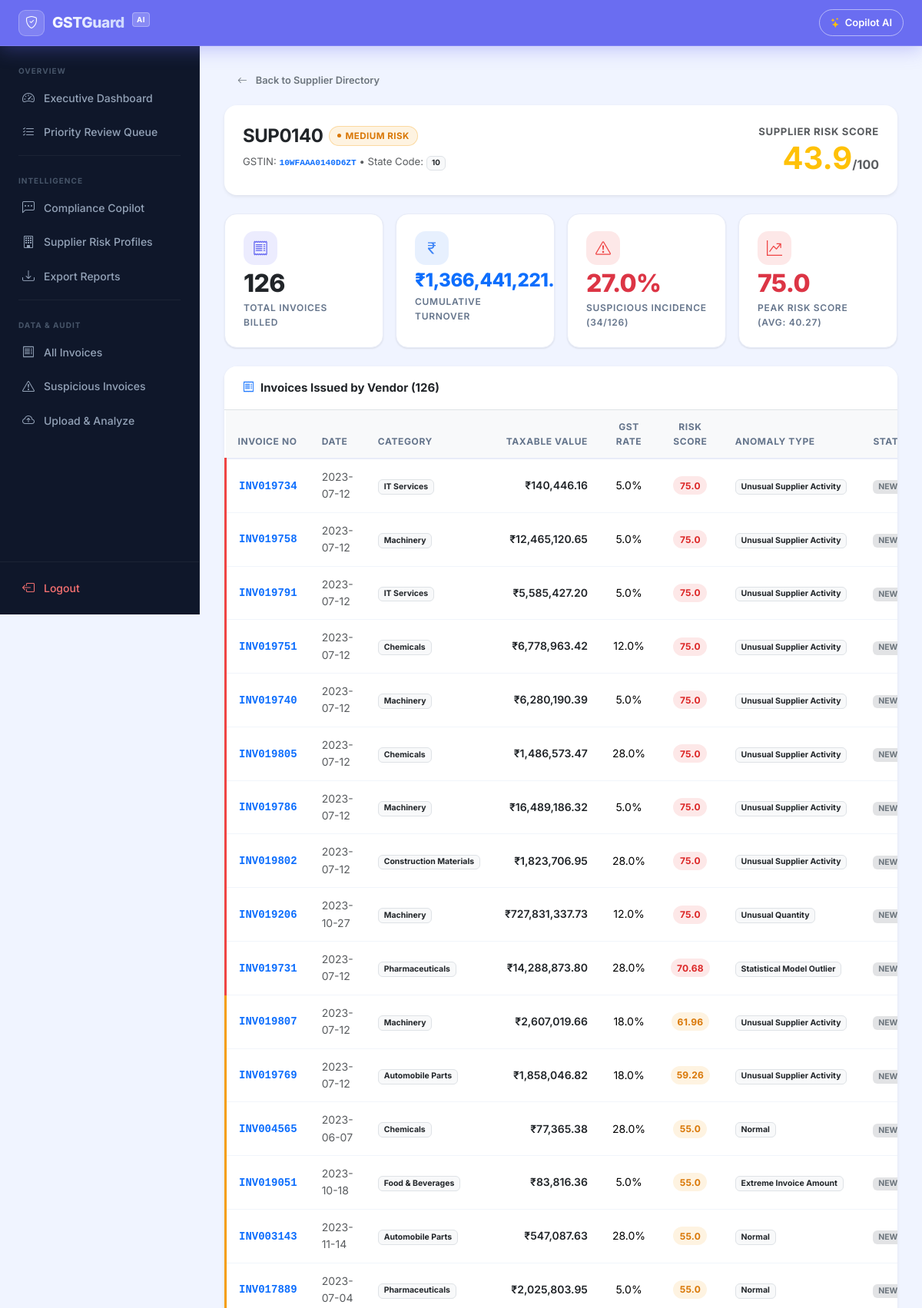
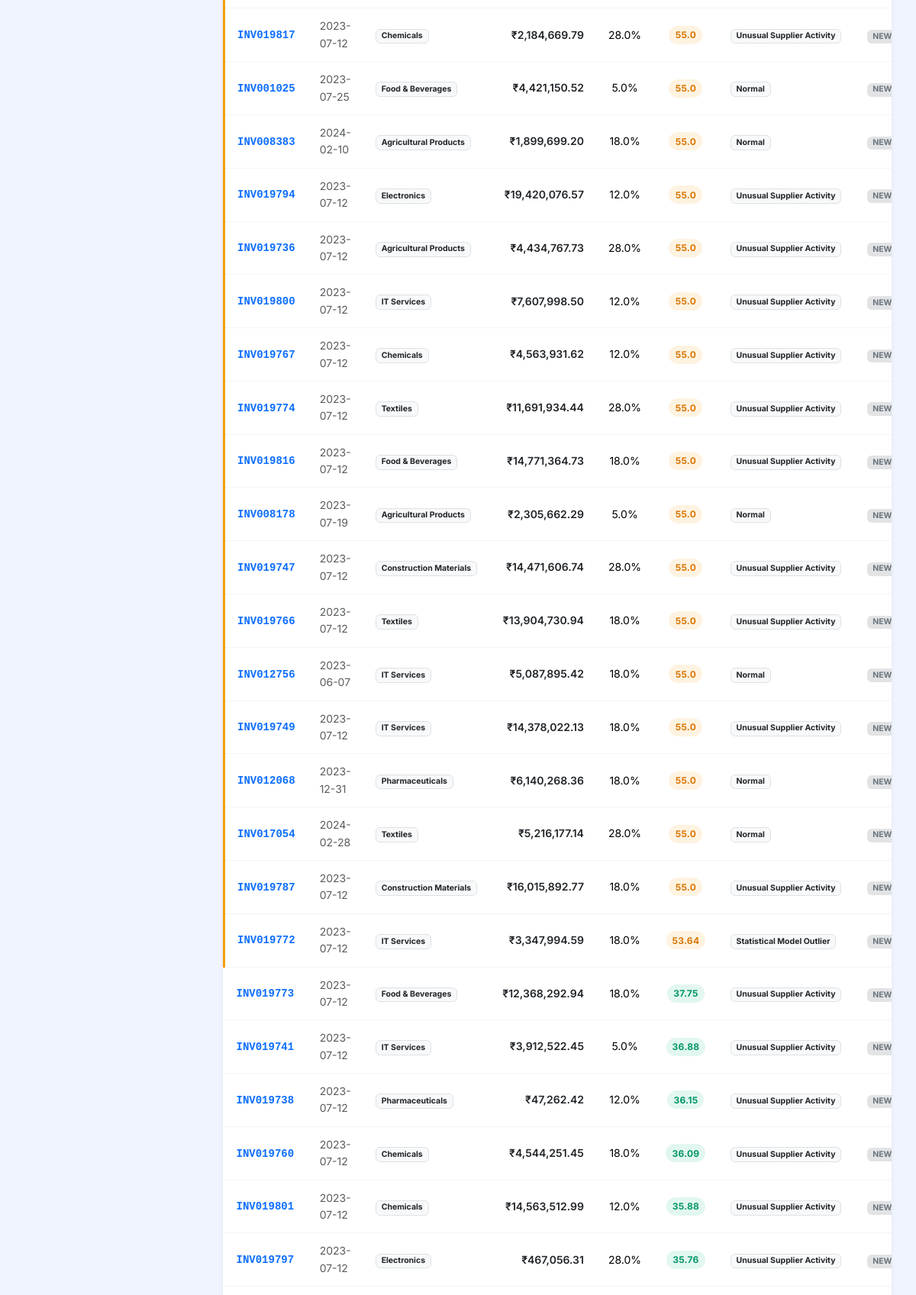
Screenshot of /suppliers/SUP0140 (upper part) with the database file from the repository (2 pictures, top to bottom).
### database/models.py (models this page shows)
class Analysis(Base):
    __tablename__ = "analysis"
    invoice_no        = Column(String(50), ForeignKey("invoices.invoice_no"), primary_key=True, index=True)
    isolation_score   = Column(Float, nullable=False)
    isolation_anomaly = Column(Integer, nullable=False)   # 1 if anomalous, 0 if normal
    lof_score         = Column(Float, nullable=False)
    lof_anomaly       = Column(Integer, nullable=False)   # 1 if anomalous, 0 if normal
    max_abs_zscore    = Column(Float, nullable=False)
    zscore_anomaly    = Column(Integer, nullable=False)   # 1 if anomalous, 0 if normal
    risk_score        = Column(Float, nullable=False, index=True) # 0.0 to 100.0
    risk_level        = Column(String(20), nullable=False, index=True)  # Low Risk, Medium Risk, High Risk
    anomaly_type      = Column(String(100), default="Normal", index=True)
    explanation       = Column(Text)
    invoice = relationship("Invoice", back_populates="analysis")
    def to_dict(self):
        return {
            "invoice_no": self.invoice_no,
            "isolation_score": self.isolation_score,
            "isolation_anomaly": self.isolation_anomaly,
            "lof_score": self.lof_score,
            "lof_anomaly": self.lof_anomaly,
            "max_abs_zscore": self.max_abs_zscore,
            "zscore_anomaly": self.zscore_anomaly,
            "risk_score": self.risk_score,
            "risk_level": self.risk_level,
            "anomaly_type": self.anomaly_type,
            "explanation": self.explanation
        }

class Invoice(Base):
    __tablename__ = "invoices"
    invoice_no          = Column(String(50), primary_key=True, index=True)
    invoice_date        = Column(String(20), index=True)
    supplier_id         = Column(String(50), index=True)
    supplier_gstin      = Column(String(20), index=True)
    buyer_id            = Column(String(50), index=True)
    buyer_gstin         = Column(String(20), index=True)
    product_category    = Column(String(100), index=True)
    hsn_code            = Column(String(20))
    quantity            = Column(Float, nullable=False)
    unit_price          = Column(Float, nullable=False)
    discount_percentage = Column(Float, default=0.0)
    discount_amount     = Column(Float, default=0.0)
    taxable_value       = Column(Float, nullable=False)
    gst_rate            = Column(Float, nullable=False)
    cgst                = Column(Float, default=0.0)
    sgst                = Column(Float, default=0.0)
    igst                = Column(Float, default=0.0)
    cess_rate           = Column(Float, default=0.0)
    cess_amount         = Column(Float, default=0.0)
    total_tax           = Column(Float, nullable=False)
    total_amount        = Column(Float, nullable=False)
    payment_method      = Column(String(50))
    analysis = relationship("Analysis", back_populates="invoice", uselist=False, cascade="all, delete-orphan")
    investigation = relationship("Investigation", back_populates="invoice", uselist=False, cascade="all, delete-orphan")
    def to_dict(self):
        return {
            "invoice_no": self.invoice_no,
            "invoice_date": self.invoice_date,
            "supplier_id": self.supplier_id,
            "supplier_gstin": self.supplier_gstin,
            "buyer_id": self.buyer_id,
            "buyer_gstin": self.buyer_gstin,
            "product_category": self.product_category,
            "hsn_code": self.hsn_code,
            "quantity": self.quantity,
            "unit_price": self.unit_price,
            "discount_percentage": self.discount_percentage,
            "discount_amount": self.discount_amount,
            "taxable_value": self.taxable_value,
            "gst_rate": self.gst_rate,
            "cgst": self.cgst,
            "sgst": self.sgst,
            "igst": self.igst,
            "cess_rate": self.cess_rate,
            "cess_amount": self.cess_amount,
            "total_tax": self.total_tax,
            "total_amount": self.total_amount,
            "payment_method": self.payment_method
        }

### routes/supplier_routes.py (the view)
@supplier_bp.route("/suppliers/<supplier_id>")
def supplier_detail_view(supplier_id):
    profile = get_supplier_profile(supplier_id)
    if not profile:
        abort(404, description=f"Supplier '{supplier_id}' not found in compliance database.")
    return render_template("supplier_details.html", supplier=profile)

### templates/supplier_details.html (shortened to what this page needs)
{% extends "base.html" %}
{% block content %}
{% set active_page = 'suppliers' %}
<div class="mb-3">
  <a href="/suppliers" class="btn btn-sm btn-outline-secondary rounded-pill px-3">
    <i class="bi bi-arrow-left me-1"></i>Back to Supplier Directory
  </a>
</div>
<div class="card border-0 shadow-sm rounded-4 mb-4">
  <div class="card-body p-4">
    <div class="d-flex justify-content-between align-items-start flex-wrap gap-3">
      <div>
        <div class="d-flex align-items-center gap-2 mb-2 flex-wrap">
          <h2 class="fw-bold mb-0 text-dark">{{ supplier.supplier_id }}</h2>
          <span class="risk-badge {% if supplier.supplier_risk_level == 'High Risk' %}risk-high{% elif supplier.supplier_risk_level == 'Medium Risk' %}risk-medium{% else %}risk-low{% endif %}">
            {{ supplier.supplier_risk_level }}
          </span>
        </div>
        <div class="text-muted small">
          GSTIN: <code class="text-primary fw-bold font-monospace">{{ supplier.supplier_gstin }}</code>
          &bull; State Code: <span class="badge bg-light text-dark border">{{ supplier.supplier_gstin[:2] if supplier.supplier_gstin|length >= 2 else 'N/A' }}</span>
        </div>
      </div>
      <div class="text-end">
        <div class="text-muted small fw-bold text-uppercase" style="letter-spacing: 0.05em;">Supplier Risk Score</div>
        <div class="display-6 fw-bold {% if supplier.supplier_risk_score >= 70 %}text-danger{% elif supplier.supplier_risk_score >= 40 %}text-warning{% else %}text-success{% endif %}">
          {{ "%.1f" | format(supplier.supplier_risk_score) }}<span class="fs-6 text-muted">/100</span>
        </div>
      </div>
    </div>
  </div>
</div>
<div class="row g-3 mb-4">
  <div class="col-sm-6 col-lg-3">
    <div class="stat-card h-100">
      <div class="stat-icon icon-primary mb-2" style="width: 44px; height: 44px; font-size: 1.25rem;">
        <i class="bi bi-receipt"></i>
      </div>
      <div class="stat-value text-dark">{{ supplier.total_invoices }}</div>
      <div class="stat-label">Total Invoices Billed</div>
    </div>
  </div>
  <div class="col-sm-6 col-lg-3">
    <div class="stat-card h-100">
      <div class="stat-icon icon-info mb-2" style="width: 44px; height: 44px; font-size: 1.25rem;">
        <i class="bi bi-currency-rupee"></i>
      </div>
      <div class="stat-value text-primary fs-4">₹{{ "{:,.2f}".format(supplier.total_taxable_value) }}</div>
      <div class="stat-label">Cumulative Turnover</div>
    </div>
  </div>
  <div class="col-sm-6 col-lg-3">
    <div class="stat-card h-100">
      <div class="stat-icon {% if supplier.suspicious_percentage > 20 %}icon-danger{% else %}icon-warning{% endif %} mb-2" style="width: 44px; height: 44px; font-size: 1.25rem;">
        <i class="bi bi-exclamation-triangle"></i>
      </div>
      <div class="stat-value {% if supplier.suspicious_percentage > 20 %}text-danger{% else %}text-warning-emphasis{% endif %}">{{ supplier.suspicious_percentage }}%</div>
      <div class="stat-label">Suspicious Incidence ({{ supplier.suspicious_count }}/{{ supplier.total_invoices }})</div>
    </div>
  </div>
  <div class="col-sm-6 col-lg-3">
    <div class="stat-card h-100">
      <div class="stat-icon icon-danger mb-2" style="width: 44px; height: 44px; font-size: 1.25rem;">
        <i class="bi bi-graph-up-arrow"></i>
      </div>
      <div class="stat-value text-danger">{{ supplier.max_risk_score }}</div>
      <div class="stat-label">Peak Risk Score (Avg: {{ supplier.avg_risk_score }})</div>
    </div>
  </div>
</div>
<div class="card border-0 shadow-sm rounded-4 overflow-hidden mb-4">
  <div class="card-header bg-white py-3 border-bottom d-flex justify-content-between align-items-center">
    <span class="fw-bold text-dark d-flex align-items-center gap-2">
      <i class="bi bi-receipt text-primary"></i>Invoices Issued by Vendor ({{ supplier.invoices | length }})
    </span>
  </div>
  <div class="table-responsive">
    <table class="table table-hover align-middle mb-0 small">
      <thead class="table-light text-uppercase text-secondary" style="font-size: 0.72rem; letter-spacing: 0.05em;">
        <tr>
          <th class="ps-3">Invoice No</th>
          <th>Date</th>
          <th>Category</th>
          <th class="text-end">Taxable Value</th>
          <th class="text-center">GST Rate</th>
          <th class="text-center">Risk Score</th>
          <th>Anomaly Type</th>
          <th>Status</th>
        </tr>
      </thead>
      <tbody>
        {% for inv in supplier.invoices %}
        <tr style="{% if inv.risk_level == 'High Risk' %}border-left: 3px solid #ef4444; background: rgba(239, 68, 68, 0.02);{% elif inv.risk_level == 'Medium Risk' %}border-left: 3px solid #f59e0b; background: rgba(245, 158, 11, 0.02);{% endif %}">
          <td class="ps-3">
            <a href="/invoice/{{ inv.invoice_no }}" class="fw-bold text-primary font-monospace text-decoration-none">
              {{ inv.invoice_no }}
            </a>
          </td>
          <td class="text-muted">{{ inv.invoice_date }}</td>
          <td><span class="badge bg-light text-dark border">{{ inv.product_category }}</span></td>
          <td class="text-end fw-semibold text-dark">₹{{ "{:,.2f}".format(inv.taxable_value) }}</td>
          <td class="text-center">{{ inv.gst_rate }}%</td>
          <td class="text-center">
            <span class="score-pill {% if inv.risk_score >= 70 %}score-high{% elif inv.risk_score >= 40 %}score-medium{% else %}score-low{% endif %}">
              {{ inv.risk_score }}
            </span>
          </td>
          <td>
            <span class="badge bg-light text-dark border">{{ inv.anomaly_type }}</span>
          </td>
          <td>
            <span class="badge bg-secondary-subtle text-secondary">{{ inv.investigation_status }}</span>
          </td>
        </tr>
        {% endfor %}
      </tbody>
    </table>
  </div>
</div>
{% endblock %}

### rows the page displays
Analysis: invoice_no "INV019734", invoice_date "2023-07-12", product_category "IT Services", gst_rate "5.0", risk_score "75.0", anomaly_type "Unusual Supplier Activity", investigation_status "NEW"
Invoice: taxable_value "140,446.16"
Analysis: invoice_no "INV019758", invoice_date "2023-07-12", product_category "Machinery", gst_rate "5.0", risk_score "75.0", anomaly_type "Unusual Supplier Activity", investigation_status "NEW"
Invoice: taxable_value "12,465,120.65"
Invoice: invoice_no "INV019731", invoice_date "2023-07-12", product_category "Pharmaceuticals", taxable_value "14,288,873.80", gst_rate "28.0", risk_score "70.68", anomaly_type "Statistical Model Outlier", investigation_status "NEW", taxable_value "47,262.42"
Analysis: invoice_no "INV004565", invoice_date "2023-06-07", product_category "Chemicals", gst_rate "28.0", risk_score "55.0", anomaly_type "Normal", investigation_status "NEW"
Invoice: taxable_value "77,365.38"
Analysis: invoice_no "INV019051", invoice_date "2023-10-18", product_category "Food & Beverages", gst_rate "5.0", risk_score "55.0", anomaly_type "Extreme Invoice Amount", investigation_status "NEW"
Invoice: taxable_value "83,816.36"
Analysis: invoice_no "INV003143", invoice_date "2023-11-14", product_category "Automobile Parts", gst_rate "28.0", risk_score "55.0", anomaly_type "Normal", investigation_status "NEW"
Invoice: taxable_value "547,087.63"
Analysis: invoice_no "INV017889", invoice_date "2023-07-04", product_category "Pharmaceuticals", gst_rate "5.0", risk_score "55.0", anomaly_type "Normal", investigation_status "NEW"
Invoice: taxable_value "2,025,803.95"
Analysis: invoice_no "INV019738", invoice_date "2023-07-12", product_category "Pharmaceuticals", gst_rate "12.0", risk_score "36.15", anomaly_type "Unusual Supplier Activity", investigation_status "NEW"

### other values shown
{{ supplier.supplier_id }} "SUP0140"
{{ supplier.supplier_risk_level }} "MEDIUM RISK"
{{ supplier.supplier_gstin }} "10WFAAA0140D6ZT"
{{ "%.1f" | format(supplier.supplier_risk_score) }} "43.9"
{{ supplier.total_invoices }} "126"
{{ supplier.suspicious_percentage }} "27.0"
{{ supplier.suspicious_count }} "34"
{{ supplier.max_risk_score }} "75.0"
{{ supplier.avg_risk_score }} "40.27"
{{ supplier.invoices | length }} "126"
{{ inv.invoice_no }} "INV019791" "INV019751" "INV019740" "INV019805" "INV019786" "INV019802" "INV019206" "INV019807" "INV019769" "INV019817" "INV001025" "INV008383" "INV019794" "INV019736" "INV019800" "INV019767" "INV019774" "INV019816" "INV008178" "INV019747" "INV019766" "INV012756" "INV019749" "INV012068" "INV017054" "INV019787" "INV019772" "INV019773" "INV019741" "INV019760" "INV019801" "INV019797"
{{ inv.invoice_date }} "2023-07-12" "2023-07-12" "2023-07-12" "2023-07-12" "2023-07-12" "2023-07-12" "2023-10-27" "2023-07-12" "2023-07-12" "2023-07-12" "2023-07-25" "2024-02-10" "2023-07-12" "2023-07-12" "2023-07-12" "2023-07-12" "2023-07-12" "2023-07-12" "2023-07-19" "2023-07-12" "2023-07-12" "2023-06-07" "2023-07-12" "2023-12-31" "2024-02-28" "2023-07-12" "2023-07-12" "2023-07-12" "2023-07-12" "2023-07-12" "2023-07-12" "2023-07-12"
{{ inv.product_category }} "IT Services" "Chemicals" "Machinery" "Chemicals" "Machinery" "Construction Materials" "Machinery" "Machinery" "Automobile Parts" "Chemicals" "Food & Beverages" "Agricultural Products" "Electronics" "Agricultural Products" "IT Services" "Chemicals" "Textiles" "Food & Beverages" "Agricultural Products" "Construction Materials" "Textiles" "IT Services" "IT Services" "Pharmaceuticals" "Textiles" "Construction Materials" "IT Services" "Food & Beverages" "IT Services" "Chemicals" "Chemicals" "Electronics"
{{ "{:,.2f}".format(inv.taxable_value) }} "5,585,427.20" "6,778,963.42" "6,280,190.39" "1,486,573.47" "16,489,186.32" "1,823,706.95" "727,831,337.73" "2,607,019.66" "1,858,046.82" "2,184,669.79" "4,421,150.52" "1,899,699.20" "19,420,076.57" "4,434,767.73" "7,607,998.50" "4,563,931.62" "11,691,934.44" "14,771,364.73" "2,305,662.29" "14,471,606.74" "13,904,730.94" "5,087,895.42" "14,378,022.13" "6,140,268.36" "5,216,177.14" "16,015,892.77" "3,347,994.59" "12,368,292.94" "3,912,522.45" "4,544,251.45" "14,563,512.99" "467,056.31"
{{ inv.gst_rate }} "5.0" "12.0" "5.0" "28.0" "5.0" "28.0" "12.0" "18.0" "18.0" "28.0" "5.0" "18.0" "12.0" "28.0" "12.0" "12.0" "28.0" "18.0" "5.0" "28.0" "18.0" "18.0" "18.0" "18.0" "28.0" "18.0" "18.0" "18.0" "5.0" "18.0" "12.0" "28.0"
